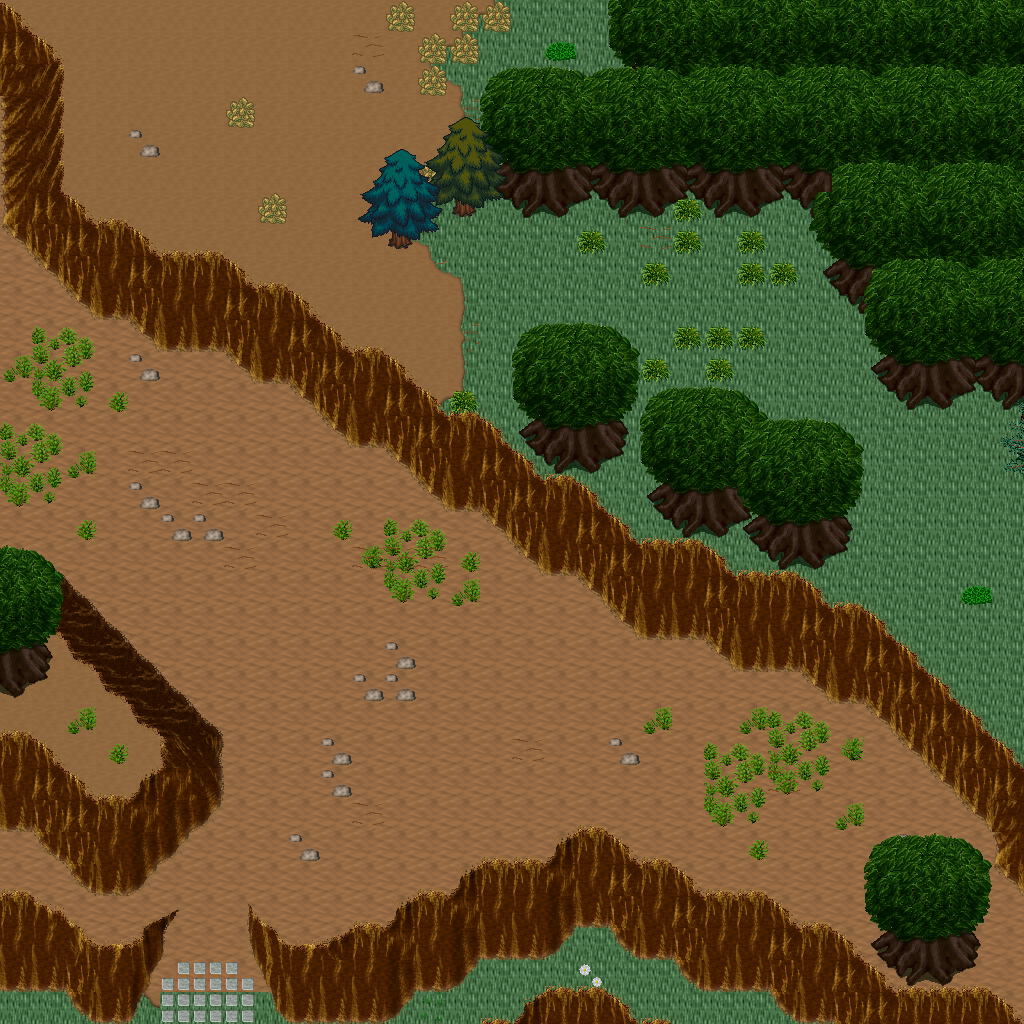

Rendered tile map (Tiled .tmx) drawn with the repository's tilesets; below, a short description and the map source with its tile grids summarised:
An orthogonal 32x32 tile map with 32x32 px tiles, 5 tile layers (Ground, Objects, Objects2, Above, ...), 1 hidden layer not drawn, 44 tilesets.

<map version="1.10" tiledversion="1.11.0" orientation="orthogonal" renderorder="right-down" width="32" height="32" tilewidth="32" tileheight="32" infinite="0" nextlayerid="11" nextobjectid="1">
 <tileset firstgid="1" name="logic_item_mushroom" tilewidth="32" tileheight="32" tilecount="6" columns="6">
  <image source="../drawable/logic_item_mushroom.png" width="192" height="32" />
 </tileset>
 <tileset firstgid="7" name="plant_tree_chestnut_tree" tilewidth="32" tileheight="32" tilecount="20" columns="4">
  <image source="../drawable/plant_tree_chestnut_tree.png" width="128" height="160" />
 </tileset>
 <tileset firstgid="27" name="plant_tree_oak_tree" tilewidth="32" tileheight="32" tilecount="20" columns="4">
  <image source="../drawable/plant_tree_oak_tree.png" width="128" height="160" />
 </tileset>
 <tileset firstgid="47" name="building_fence_stone_fence_white" tilewidth="32" tileheight="32" tilecount="9" columns="3">
  <image source="../drawable/building_fence_stone_fence_white.png" width="96" height="96" />
 </tileset>
 <tileset firstgid="56" name="building_gnome_homes" tilewidth="32" tileheight="32" tilecount="48" columns="6">
  <image source="../drawable/building_gnome_homes.png" width="192" height="256" />
 </tileset>
 <tileset firstgid="104" name="logic_creature_gnome" tilewidth="32" tileheight="32" tilecount="6" columns="6">
  <image source="../drawable/logic_creature_gnome.png" width="192" height="32" />
 </tileset>
 <tileset firstgid="110" name="logic_item_vegetable" tilewidth="32" tileheight="32" tilecount="16" columns="8">
  <image source="../drawable/logic_item_vegetable.png" width="256" height="64" />
 </tileset>
 <tileset firstgid="126" name="plant_stump_small_stump" tilewidth="32" tileheight="32" tilecount="4" columns="2">
  <image source="../drawable/plant_stump_small_stump.png" width="64" height="64" />
 </tileset>
 <tileset firstgid="130" name="object_birds" tilewidth="32" tileheight="32" tilecount="4" columns="2">
  <image source="../drawable/object_birds.png" width="64" height="64" />
 </tileset>
 <tileset firstgid="134" name="ground_earth_edges" tilewidth="32" tileheight="32" tilecount="18" columns="6">
  <image source="../drawable/ground_earth_edges.png" width="192" height="96" />
 </tileset>
 <tileset firstgid="152" name="ground_grass_corners" tilewidth="32" tileheight="32" tilecount="24" columns="6">
  <image source="../drawable/ground_grass_corners.png" width="192" height="128" />
 </tileset>
 <tileset firstgid="176" name="building_fence_fence_chunky" tilewidth="32" tileheight="32" tilecount="21" columns="3">
  <image source="../drawable/building_fence_fence_chunky.png" width="96" height="224" />
 </tileset>
 <tileset firstgid="197" name="plant_bush_hosta" tilewidth="32" tileheight="32" tilecount="9" columns="3">
  <image source="../drawable/plant_bush_hosta.png" width="96" height="96" />
 </tileset>
 <tileset firstgid="206" name="plant_tree_maple_tree" tilewidth="32" tileheight="32" tilecount="72" columns="8">
  <image source="../drawable/plant_tree_maple_tree.png" width="256" height="288" />
 </tileset>
 <tileset firstgid="278" name="ground_ground" tilewidth="32" tileheight="32" tilecount="33" columns="3">
  <image source="../drawable/ground_ground.png" width="96" height="352" />
 </tileset>
 <tileset firstgid="311" name="ground_ground_2" tilewidth="32" tileheight="32" tilecount="4" columns="4">
  <image source="../drawable/ground_ground_2.png" width="128" height="32" />
 </tileset>
 <tileset firstgid="315" name="ground_ridge_earth_dark" tilewidth="32" tileheight="32" tilecount="96" columns="12">
  <image source="../drawable/ground_ridge_earth_dark.png" width="384" height="256" />
 </tileset>
 <tileset firstgid="411" name="plant_grasses" tilewidth="32" tileheight="32" tilecount="6" columns="3">
  <image source="../drawable/plant_grasses.png" width="96" height="64" />
 </tileset>
 <tileset firstgid="417" name="ground_grass_edges" tilewidth="32" tileheight="32" tilecount="36" columns="12">
  <image source="../drawable/ground_grass_edges.png" width="384" height="96" />
 </tileset>
 <tileset firstgid="453" name="ground_green_paving" tilewidth="32" tileheight="32" tilecount="18" columns="3">
  <image source="../drawable/ground_green_paving.png" width="96" height="192" />
 </tileset>
 <tileset firstgid="471" name="ground_rock_pebbles" tilewidth="32" tileheight="32" tilecount="3" columns="1">
  <image source="../drawable/ground_rock_pebbles.png" width="32" height="96" />
 </tileset>
 <tileset firstgid="474" name="plant_flower_daisy_white" tilewidth="32" tileheight="32" tilecount="8" columns="2">
  <image source="../drawable/plant_flower_daisy_white.png" width="64" height="128" />
 </tileset>
 <tileset firstgid="482" name="plant_flower_daisy_blue" tilewidth="32" tileheight="32" tilecount="8" columns="2">
  <image source="../drawable/plant_flower_daisy_blue.png" width="64" height="128" />
 </tileset>
 <tileset firstgid="490" name="ground_ladder_vertical_dark" tilewidth="32" tileheight="32" tilecount="3" columns="3">
  <image source="../drawable/ground_ladder_vertical_dark.png" width="96" height="32" />
 </tileset>
 <tileset firstgid="493" name="plant_tree_tree_darkgreen" tilewidth="32" tileheight="32" tilecount="88" columns="8">
  <image source="../drawable/plant_tree_tree_darkgreen.png" width="256" height="352" />
 </tileset>
 <tileset firstgid="581" name="ground_rock_rock_cluster" tilewidth="32" tileheight="32" tilecount="6" columns="3">
  <image source="../drawable/ground_rock_rock_cluster.png" width="96" height="64" />
 </tileset>
 <tileset firstgid="587" name="ground_grass_corners" tilewidth="32" tileheight="32" tilecount="24" columns="6">
  <image source="../drawable/ground_grass_corners.png" width="192" height="128" />
 </tileset>
 <tileset firstgid="611" name="plant_bush_bushes" tilewidth="32" tileheight="32" tilecount="10" columns="5">
  <image source="../drawable/plant_bush_bushes.png" width="160" height="64" />
 </tileset>
 <tileset firstgid="621" name="plant_vine" tilewidth="32" tileheight="32" tilecount="3" columns="1">
  <image source="../drawable/plant_vine.png" width="32" height="96" />
 </tileset>
 <tileset firstgid="624" name="ground_ladder_horizontal_dark" tilewidth="32" tileheight="32" tilecount="3" columns="1">
  <image source="../drawable/ground_ladder_horizontal_dark.png" width="32" height="96" />
 </tileset>
 <tileset firstgid="627" name="logic_collision" tilewidth="32" tileheight="32" tilecount="1" columns="1">
  <image source="../drawable/logic_collision.png" width="32" height="32" />
 </tileset>
 <tileset firstgid="628" name="plant_tree_fir_trees" tilewidth="32" tileheight="32" tilecount="24" columns="6">
  <image source="../drawable/plant_tree_fir_trees.png" width="192" height="128" />
 </tileset>
 <tileset firstgid="652" name="plant_mosses" tilewidth="32" tileheight="32" tilecount="16" columns="4">
  <image source="../drawable/plant_mosses.png" width="128" height="128" />
 </tileset>
 <tileset firstgid="668" name="plant_mushroom3" tilewidth="32" tileheight="32" tilecount="2" columns="2">
  <image source="../drawable/plant_mushroom3.png" width="64" height="32" />
 </tileset>
 <tileset firstgid="670" name="building_wizards_tower" tilewidth="32" tileheight="32" tilecount="252" columns="9">
  <image source="../drawable/building_wizards_tower.png" width="288" height="896" />
 </tileset>
 <tileset firstgid="922" name="plant_tree_evergreen" tilewidth="32" tileheight="32" tilecount="36" columns="3">
  <image source="../drawable/plant_tree_evergreen.png" width="96" height="384" />
 </tileset>
 <tileset firstgid="958" name="logic_portal" tilewidth="32" tileheight="32" tilecount="24" columns="8">
  <image source="../drawable/logic_portal.png" width="256" height="96" />
 </tileset>
 <tileset firstgid="982" name="logic_protection" tilewidth="32" tileheight="32" tilecount="2" columns="2">
  <image source="../drawable/logic_protection.png" width="64" height="32" />
 </tileset>
 <tileset firstgid="984" name="logic_item_herb" tilewidth="32" tileheight="32" tilecount="5" columns="5">
  <image source="../drawable/logic_item_herb.png" width="160" height="32" />
 </tileset>
 <tileset firstgid="989" name="plant_bush_large_green" tilewidth="32" tileheight="32" tilecount="9" columns="3">
  <image source="../drawable/plant_bush_large_green.png" width="96" height="96" />
 </tileset>
 <tileset firstgid="998" name="light_dim_light_5x5" tilewidth="32" tileheight="32" tilecount="25" columns="5">
  <image source="../drawable/light_dim_light_5x5.png" width="160" height="160" />
 </tileset>
 <tileset firstgid="1023" name="furniture_light_small_oil_lamp" tilewidth="32" tileheight="32" tilecount="8" columns="2">
  <image source="../drawable/furniture_light_small_oil_lamp.png" width="64" height="128" />
 </tileset>
 <tileset firstgid="1031" name="item_banners_flag" tilewidth="32" tileheight="32" tilecount="12" columns="3">
  <image source="../drawable/item_banners_flag.png" width="96" height="128" />
 </tileset>
 <tileset firstgid="1043" name="item_flagpole" tilewidth="32" tileheight="32" tilecount="3" columns="1">
  <image source="../drawable/item_flagpole.png" width="32" height="96" />
 </tileset>
 <layer id="1" name="Ground" width="32" height="32">
  <data>[1024 cells, 1024 non-empty, 3 distinct tile ids]</data>
 </layer>
 <layer id="2" name="Objects" width="32" height="32">
  <data>[1024 cells, 416 non-empty, 72 distinct tile ids]</data>
 </layer>
 <layer id="3" name="Objects2" width="32" height="32">
  <data>[1024 cells, 146 non-empty, 40 distinct tile ids]</data>
 </layer>
 <layer id="4" name="Above" width="32" height="32">
  <data>[1024 cells, 180 non-empty, 46 distinct tile ids]</data>
 </layer>
 <layer id="5" name="Above2" width="32" height="32">
  <data>[1024 cells, 8 non-empty, 7 distinct tile ids]</data>
 </layer>
 <layer id="6" name="Walkable" width="32" height="32" visible="0">
  <data>[1024 cells, 450 non-empty, 1 distinct tile ids]</data>
 </layer>
 <objectgroup id="7" name="Mapevents" />
 <objectgroup id="8" name="Spawn" />
 <objectgroup id="9" name="Keys" />
 <objectgroup id="10" name="Replace" />
</map>
